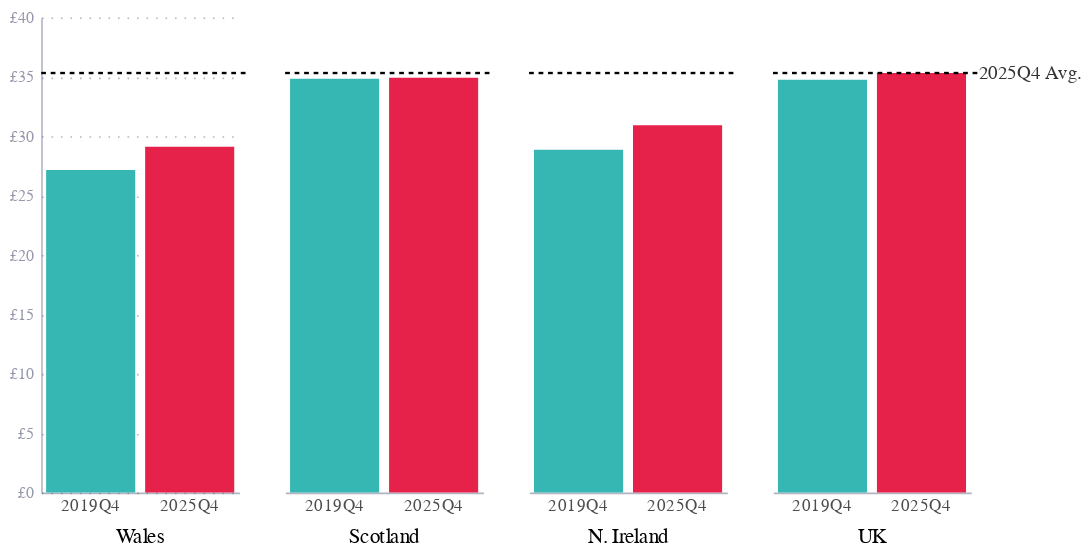

Write notebook code for a chart like this one.
### Code cell
df = pd.read_excel("cleaned.xlsx", sheet_name="fig3")
df['series'] = np.where(df['series'] == 'UK avg.', 'UK', df['series'])


height = 300
width = 500

charts = []
for i, series in enumerate(["Wales", "Scotland", "N. Ireland", "UK"]):
    temp = df[df['series'] == series]

    base = alt.Chart(temp).encode(
        x=alt.X("date_label:N", title="", axis=alt.Axis( ticks=False, labelAngle=0, labelFontSize=11, labelColor="black")),
        y=alt.Y("value:Q", title="", axis=alt.Axis(labelExpr="'£' + datum.label") if i == 0 else None),
        color=alt.Color("date_label:N", scale=alt.Scale(), legend=None),
    )

    bars = base.mark_bar()

    rule = alt.Chart(pd.DataFrame({'y': [0]})).mark_rule(color='black', size=1.5).encode(
        y=alt.datum(35.32),
        x=alt.value(0),
        x2=alt.value((width/4)+5),
        strokeDash=alt.value([3, 3])
    )

    rule_label = alt.Chart(pd.DataFrame({'x': [0], 'y': [35.32], 'text': ['2025Q4 Avg.']})).mark_text(
        align='left',
        fontSize=12,
        opacity=0.8
    ).encode(
        y=alt.datum(35.32),
        x=alt.value(width/4+5),
        text='text' if i == 3 else alt.value('')    
    )

    chart = bars + rule + rule_label

    chart = chart.properties(
        title=alt.TitleParams(text=series,
                              fontWeight='normal',
                              dy=5,
                               anchor='middle', orient='bottom'),
        width=width/4,
    )

    charts.append(chart)

chart = alt.hconcat(*charts, spacing=20)

chart.save("fig3.json")
chart.save("fig3.png", scale_factor=2.0)

chart

### Figure 1 — Vega-Lite specification as saved in the notebook (floating-point values rounded to 4 significant figures)
{"config": {"font": "Circular Std", "mark": {"line": {"interpolate": "monotone"}}, "view": {"stroke": "transparent", "width": 400, "height": 300}, "range": {"category": ["#36B7B4", "#E6224B", "#F4C245", "#0063AF", "#00A767", "#179FDB", "#EB5C2E"], "diverging": ["#E6224B", "#E54753", "#C9C9C9", "#179FDB", "#122B39"], "heatmap": ["#C9C9C9", "#179FDB", "#0063AF", "#122B39"], "ordinal": ["#00A767", "#36B7B4", "#179FDB", "#0063AF", "#243B5A"]}, "axisX": {"domainColor": "#676A86", "domainOpacity": 0.5, "grid": false, "labelAngle": 0, "labelColor": "#676A86", "labelOpacity": 0.7, "orient": "bottom", "tickColor": "#676A86", "tickCount": 10, "tickOpacity": 0.5, "title": false, "titleAlign": "center", "titleAnchor": "middle", "titleColor": "#676A86", "titleFontSize": 12, "titleOpacity": 0.8, "titleY": -15}, "axisY": {"domainColor": "#676A86", "domainOpacity": 0.5, "gridColor": "#676A86", "gridDash": [1, 5], "gridOpacity": 0.5, "labelColor": "#676A86", "labelOpacity": 0.7, "labelPadding": 5, "tickColor": "#676A86", "tickCount": 8, "tickOpacity": 0.5, "ticks": false, "titleAlign": "left", "titleAngle": 0, "titleBaseline": "bottom", "titleColor": "#676A86", "titleFontSize": 12, "titleOpacity": 0.8, "titleX": 0, "titleY": -7}}, "hconcat": [{"layer": [{"data": {"name": "data-22945e1f0c974a87dce27875be711c40"}, "mark": {"type": "bar"}, "encoding": {"color": {"field": "date_label", "legend": null, "scale": {}, "type": "nominal"}, "x": {"axis": {"labelAngle": 0, "labelColor": "black", "labelFontSize": 11, "ticks": false}, "field": "date_label", "title": "", "type": "nominal"}, "y": {"axis": {"labelExpr": "'£' + datum.label"}, "field": "value", "title": "", "type": "quantitative"}}}, {"data": {"name": "data-06fd9f850666401b4599de5588b60692"}, "mark": {"type": "rule", "color": "black", "size": 1.5}, "encoding": {"strokeDash": {"value": [3, 3]}, "x": {"value": 0}, "x2": {"value": 130.0}, "y": {"datum": 35.32}}}, {"data": {"name": "data-d24f24f8ff424fe7ad190df3a4c0dc20"}, "mark": {"type": "text", "align": "left", "fontSize": 12, "opacity": 0.8}, "encoding": {"text": {"value": ""}, "x": {"value": 130.0}, "y": {"datum": 35.32}}}], "title": {"text": "Wales", "anchor": "middle", "dy": 5, "fontWeight": "normal", "orient": "bottom"}, "width": 125.0}, {"layer": [{"data": {"name": "data-6b18f4b8b0ca61d146b506c8e95ab5f6"}, "mark": {"type": "bar"}, "encoding": {"color": {"field": "date_label", "legend": null, "scale": {}, "type": "nominal"}, "x": {"axis": {"labelAngle": 0, "labelColor": "black", "labelFontSize": 11, "ticks": false}, "field": "date_label", "title": "", "type": "nominal"}, "y": {"axis": null, "field": "value", "title": "", "type": "quantitative"}}}, {"data": {"name": "data-06fd9f850666401b4599de5588b60692"}, "mark": {"type": "rule", "color": "black", "size": 1.5}, "encoding": {"strokeDash": {"value": [3, 3]}, "x": {"value": 0}, "x2": {"value": 130.0}, "y": {"datum": 35.32}}}, {"data": {"name": "data-d24f24f8ff424fe7ad190df3a4c0dc20"}, "mark": {"type": "text", "align": "left", "fontSize": 12, "opacity": 0.8}, "encoding": {"text": {"value": ""}, "x": {"value": 130.0}, "y": {"datum": 35.32}}}], "title": {"text": "Scotland", "anchor": "middle", "dy": 5, "fontWeight": "normal", "orient": "bottom"}, "width": 125.0}, {"layer": [{"data": {"name": "data-724e5b1aa292f2b2547667e067aa2c38"}, "mark": {"type": "bar"}, "encoding": {"color": {"field": "date_label", "legend": null, "scale": {}, "type": "nominal"}, "x": {"axis": {"labelAngle": 0, "labelColor": "black", "labelFontSize": 11, "ticks": false}, "field": "date_label", "title": "", "type": "nominal"}, "y": {"axis": null, "field": "value", "title": "", "type": "quantitative"}}}, {"data": {"name": "data-06fd9f850666401b4599de5588b60692"}, "mark": {"type": "rule", "color": "black", "size": 1.5}, "encoding": {"strokeDash": {"value": [3, 3]}, "x": {"value": 0}, "x2": {"value": 130.0}, "y": {"datum": 35.32}}}, {"data": {"name": "data-d24f24f8ff424fe7ad190df3a4c0dc20"}, "mark": {"type": "text", "align": "left", "fontSize": 12, "opacity": 0.8}, "encoding": {"text": {"value": ""}, "x": {"value": 130.0}, "y": {"datum": 35.32}}}], "title": {"text": "N. Ireland", "anchor": "middle", "dy": 5, "fontWeight": "normal", "orient": "bottom"}, "width": 125.0}, {"layer": [{"data": {"name": "data-30c8a9f240e6b5d8fcca0aa5ecd62bc3"}, "mark": {"type": "bar"}, "encoding": {"color": {"field": "date_label", "legend": null, "scale": {}, "type": "nominal"}, "x": {"axis": {"labelAngle": 0, "labelColor": "black", "labelFontSize": 11, "ticks": false}, "field": "date_label", "title": "", "type": "nominal"}, "y": {"axis": null, "field": "value", "title": "", "type": "quantitative"}}}, {"data": {"name": "data-06fd9f850666401b4599de5588b60692"}, "mark": {"type": "rule", "color": "black", "size": 1.5}, "encoding": {"strokeDash": {"value": [3, 3]}, "x": {"value": 0}, "x2": {"value": 130.0}, "y": {"datum": 35.32}}}, {"data": {"name": "data-d24f24f8ff424fe7ad190df3a4c0dc20"}, "mark": {"type": "text", "align": "left", "fontSize": 12, "opacity": 0.8}, "encoding": {"text": {"field": "text", "type": "nominal"}, "x": {"value": 130.0}, "y": {"datum": 35.32}}}], "title": {"text": "UK", "anchor": "middle", "dy": 5, "fontWeight": "normal", "orient": "bottom"}, "width": 125.0}], "spacing": 20, "$schema": "https://vega.github.io/schema/vega-lite/v5.8.0.json", "datasets": {"data-22945e1f0c974a87dce27875be711c40": [{"date": "2019-10-01T00:00:00", "date_label": "2019Q4", "series": "Wales", "value": 27.15}, {"date": "2025-10-01T00:00:00", "date_label": "2025Q4", "series": "Wales", "value": 29.12}], "data-06fd9f850666401b4599de5588b60692": [{"y": 0}], "data-d24f24f8ff424fe7ad190df3a4c0dc20": [{"x": 0, "y": 35.32, "text": "2025Q4 Avg."}], "data-6b18f4b8b0ca61d146b506c8e95ab5f6": [{"date": "2019-10-01T00:00:00", "date_label": "2019Q4", "series": "Scotland", "value": 34.85}, {"date": "2025-10-01T00:00:00", "date_label": "2025Q4", "series": "Scotland", "value": 34.93}], "data-724e5b1aa292f2b2547667e067aa2c38": [{"date": "2019-10-01T00:00:00", "date_label": "2019Q4", "series": "N. Ireland", "value": 28.86}, {"date": "2025-10-01T00:00:00", "date_label": "2025Q4", "series": "N. Ireland", "value": 30.92}], "data-30c8a9f240e6b5d8fcca0aa5ecd62bc3": [{"date": "2019-10-01T00:00:00", "date_label": "2019Q4", "series": "UK", "value": 34.75}, {"date": "2025-10-01T00:00:00", "date_label": "2025Q4", "series": "UK", "value": 35.32}]}}
